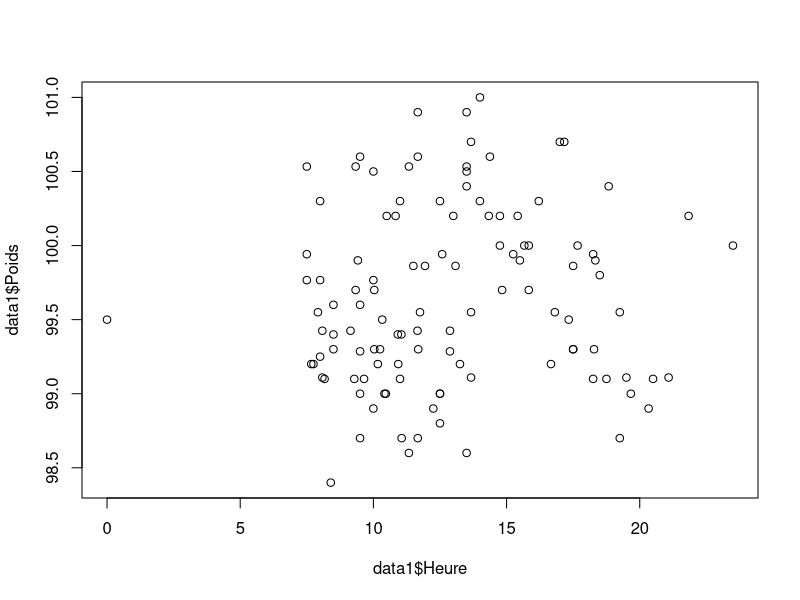
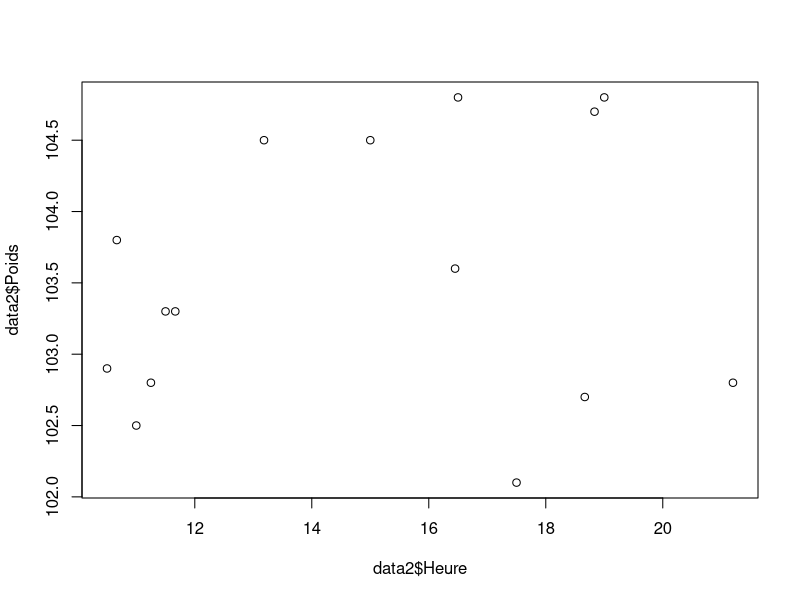
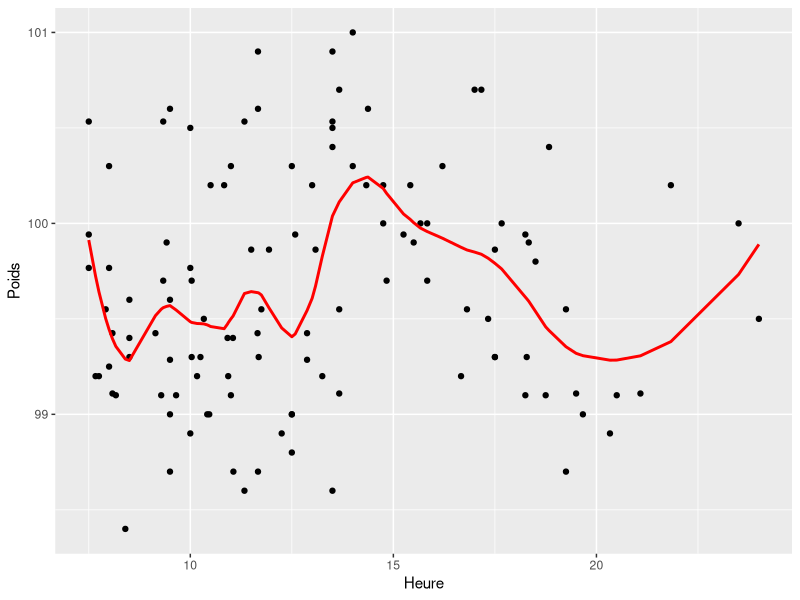

Reproduce these figures in R, in order. (Note: this script raises an error after producing the figures.)
## ---- chunk 1
library(readxl)
data1 <- read_excel("poids.xlsx", sheet = "Poids_phase_1")
## ---- chunk 2
library(readxl)
data2 <- read_excel("poids.xlsx", sheet = "Poids_phase_2")
## ---- chunk 3
# un head pour voir les 6 premières valeurs
head(data1)
## ---- chunk 4
# un head pour voir les 6 premières valeurs
head(data2)
## ---- chunk 5
# on le met en dataframe
data1 <- as.data.frame(data1)
## ---- chunk 6
# on le met en dataframe
data2 <- as.data.frame(data2)
## ---- chunk 7
data1$Jour <- as.Date(data1$Jour, format = "%d/%m/%y")
## ---- chunk 8
head(data1)
## ---- chunk 9
data2$Jour <- as.Date(data2$Jour)
## ---- chunk 10
head(data2)
## ---- chunk 11
## view des deux datasets
View(data1)
View(data2)
## ---- chunk 12
any(is.na(data1$Poids))
## ---- chunk 13
# Imputation des valeurs manquantes par la médiane journalière
library(dplyr)
data1 <- data1 %>%
  group_by(Jour) %>%
  mutate(Poids = ifelse(is.na(Poids), mean(Poids, na.rm = TRUE), Poids))

## ---- chunk 14
any(is.na(data1$Poids)) # Vérifie si des valeurs manquantes existent dans Poids
## ---- chunk 15
is.numeric(data1$Poids)
## ---- chunk 16
any(is.na(data2$Poids))
## ---- chunk 17
is.numeric(data1$Heure) # ce ne sont pas des données numériques
any(is.na(data1$Heure)) # il y a des na
## ---- chunk 18
library(hms)
data1$Heure <- as_hms(strptime(gsub("h", ":", data1$Heure), format = "%H:%M"))

## ---- chunk 19
# convertissons les heures en format décimal
data1$Heure <- ifelse(is.na(data1$Heure), NA, as.numeric(format(strptime(data1$Heure, "%H:%M"), "%H")) +
                           as.numeric(format(strptime(data1$Heure, "%H:%M"), "%M")) / 60)

## ---- chunk 20
# imputons les heures manquantes
# l'idée ici est de trouver le mean des heures les plus proches : c'est la métode d'interpolation
# Installer le package "zoo" si nécessaire
library(zoo)

# Fonction pour interpoler les NA par la moyenne des voisins
data1$Heure <- zoo::na.approx(data1$Heure, na.rm = FALSE)

## ---- chunk 21
is.numeric(data2$Heure) # ce ne sont pas des données numériques
any(is.na(data2$Heure)) # il n'y a pas des na
## ---- chunk 22
library(hms)
data2$Heure <- as_hms(strptime(gsub("h", ":", data2$Heure), format = "%H:%M"))

## ---- chunk 23
# convertissons les heures en format décimal
data2$Heure <- ifelse(is.na(data2$Heure), NA, as.numeric(format(strptime(data2$Heure, "%H:%M"), "%H")) +
                           as.numeric(format(strptime(data2$Heure, "%H:%M"), "%M")) / 60)

## ---- chunk 24
plot(x=data1$Heure, y=data1$Poids)
## ---- chunk 25
which(data1$Heure == 0)
## ---- chunk 26
data1$Heure[48] = 24
## ---- chunk 27
plot(x=data2$Heure, y=data2$Poids)
## ---- chunk 28
res_loess <- loess(Poids~Heure,data=data1,span = 0.3)
## ---- chunk 29
## ajoutons une colonne des valeurs ajustées dans le data1frame
data1$y <- res_loess$fitted
## ---- chunk 30
## representation graphique
library(ggplot2)
ggplot(data1,aes(x=Heure,y=Poids)) +
geom_point() +
geom_line(aes(y=y),col="red",size=1)

## ---- chunk 31
which(data1$Heure) = 12
valeur_midi <- data1$
## ---- chunk 32
library(readxl)
data <- read_excel("poids.xlsx")
## ---- chunk 33
head(data)
## ---- chunk 34
data <- as.data.frame(data)
## ---- chunk 35
data$Jour <- as.Date(data$Jour, format = "%d/%m/%y")
## ---- chunk 36
head(data)
## ---- chunk 37
View(data)
## ---- chunk 38
# Imputation des valeurs manquantes par la médiane journalière
library(dplyr)
data <- data %>%
  group_by(Jour) %>%
  mutate(Poids = ifelse(is.na(Poids), median(Poids, na.rm = TRUE), Poids))

## ---- chunk 39
any(is.na(data$Poids)) # Vérifie si des valeurs manquantes existent dans Poids
## ---- chunk 40
is.numeric(data$Poids)
## ---- chunk 41
is.numeric(data$Heure) # ce ne sont pas des données numériques
any(is.na(data$Heure)) # il y a des na
## ---- chunk 42
library(hms)
data$Heure <- as_hms(strptime(gsub("h", ":", data$Heure), format = "%H:%M"))

## ---- chunk 43
mode(data$Heure)
## ---- chunk 44
# convertissons les heures en format décimal
data$Heure <- ifelse(is.na(data$Heure), NA, as.numeric(format(strptime(data$Heure, "%H:%M"), "%H")) +
                           as.numeric(format(strptime(data$Heure, "%H:%M"), "%M")) / 60)

## ---- chunk 45
# imputons les heures manquantes
# l'idée ici est de trouver le mean des heures les plus proches : c'est la métode d'interpolation
# Installer le package "zoo" si nécessaire
library(zoo)

# Fonction pour interpoler les NA par la moyenne des voisins
data$Heure <- zoo::na.approx(data$Heure, na.rm = FALSE)

## ---- chunk 46
plot(x=data$Heure, y=data$Poids)
## ---- chunk 47
res_loess <- loess(Poids~Heure,data=data,span = 0.7)
## ---- chunk 48
## ajoutons une colonne des valeurs ajustées dans le dataframe
data$y <- res_loess$fitted
## ---- chunk 49
## representation graphique
library(ggplot2)
ggplot(data,aes(x=Heure,y=Poids)) +
geom_point() +
geom_line(aes(y=y),col="red",size=1)
